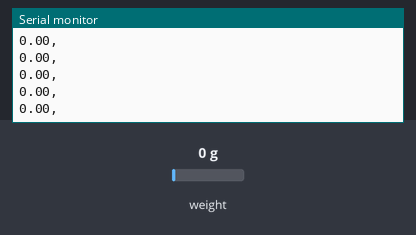
Bench run of a sketch on a simulated Arduino Uno, built with avr-gcc and run on an emulated ATmega328P. On the bench: the last lines printed to the serial monitor. The inputs (shaded band) are chosen by the test bench; at power-on: weight on the scale 0 g.

Above: at 3.2 s.
3.3 s: weight on the scale set to 100 g
At 3.31 s:
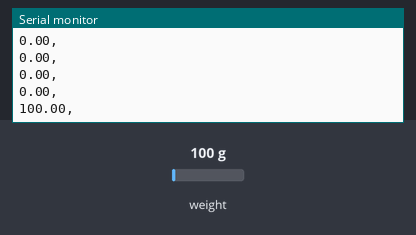
4.8 s: weight on the scale set to 1250 g
At 4.82 s:
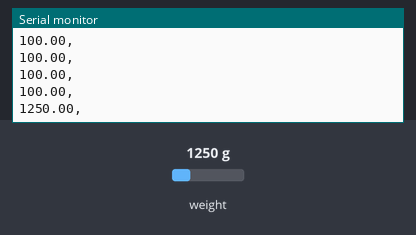
Timing chart, 0 to 7.8 s (numbered marks = the images above; inputs shaded):
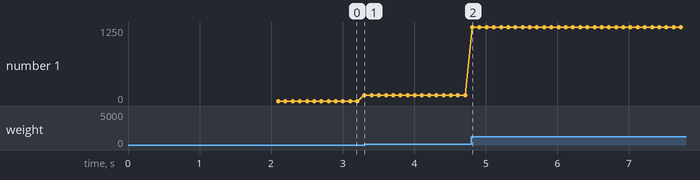

The sketch:

HX711_WATER.ino
```cpp
#include "HX711.h"

HX711 scale(2, 3);

float calibration_factor = -1000; // this calibration factor is adjusted according to my load cell
float units;

void setup() {
  Serial.begin(9600);
  scale.set_scale();
  scale.tare();  //Reset the scale to 0

  long zero_factor = scale.read_average(); //Get a baseline reading
}

void loop() {

  scale.set_scale(calibration_factor); //Adjust to this calibration factor
  units = scale.get_units(), 10;
  if (units < 0)
  {
    units = 0.00;
  }
  String print_string = String(units) + ',';
  Serial.println(print_string);
}
```

Measured:
- after the input at 3.3 s, the serial monitor: prints a new line at once (image 1)
- after the input at 4.8 s, the serial monitor: prints a new line at once (image 2)
- plotted number 1: 0 → 100 after the input at 3.3 s, 100 → 1250 after the input at 4.8 s
